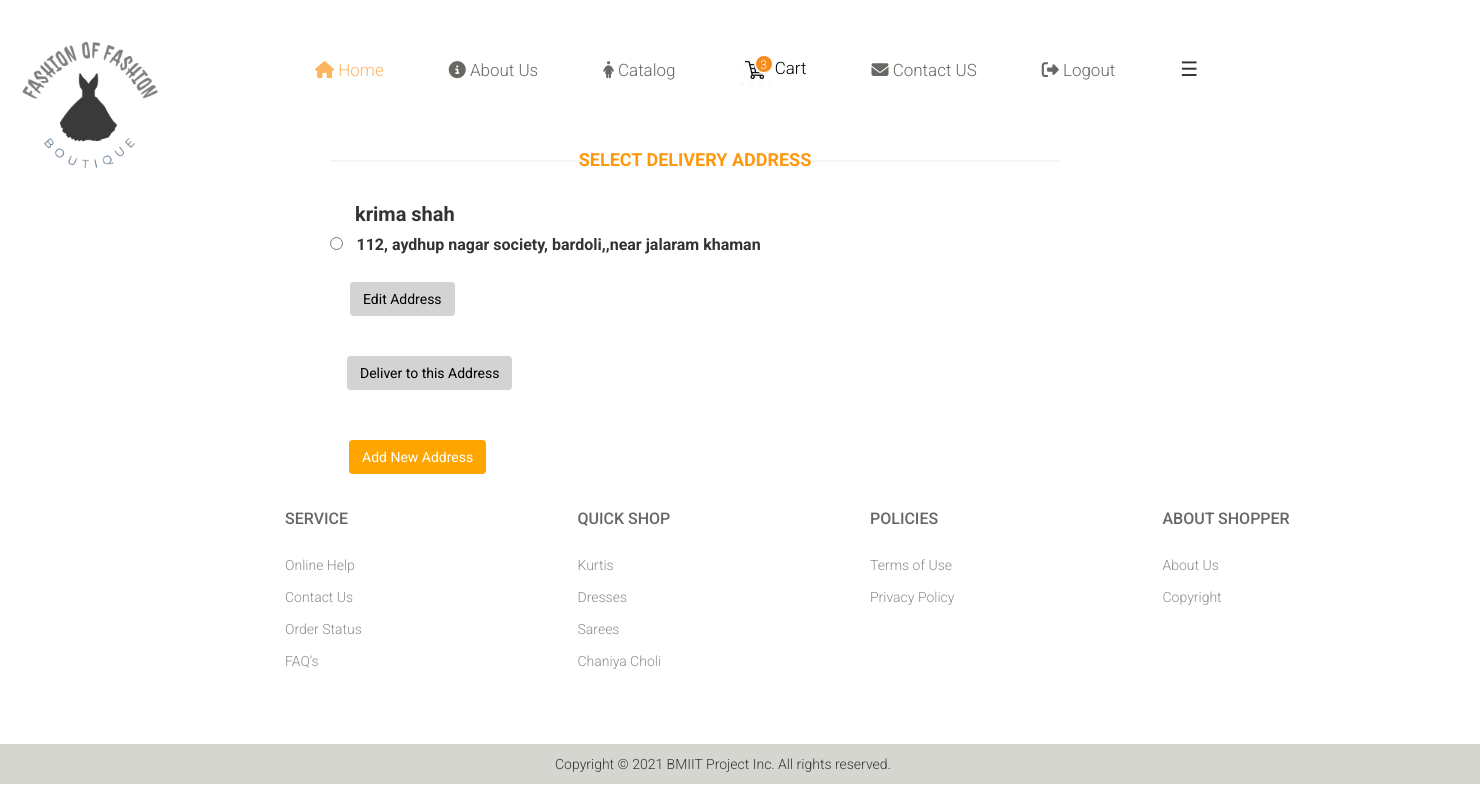
The page /OBMS/Boutique/placeOrder.php (signed in) on the database its author committed.
### tables this page shows
CREATE TABLE `tblcustomer` (
  `id` int(11) NOT NULL,
  `fname` varchar(20) NOT NULL,
  `lname` varchar(20) NOT NULL,
  `address` varchar(500) NOT NULL,
  `cityid` int(11) NOT NULL,
  `pincode` int(11) NOT NULL,
  `gender` varchar(6) NOT NULL,
  `dob` date NOT NULL,
  `contactno` char(10) NOT NULL,
  `emailid` varchar(30) NOT NULL,
  `password` char(8) NOT NULL,
  `status` varchar(20) NOT NULL,
  `userid` int(11) NOT NULL
);

CREATE TABLE `tblcustomerordermaster` (
  `no` int(11) NOT NULL,
  `Customerid` int(11) NOT NULL,
  `Full_Name` varchar(50) NOT NULL,
  `Mobile_Number` char(10) NOT NULL,
  `Shipping_address` varchar(250) NOT NULL,
  `Cityid` int(11) NOT NULL,
  `pincode` int(11) NOT NULL,
  `status` varchar(50) NOT NULL
);

### OBMS/Boutique/placeOrder.php (the view, shortened to what this page needs)
<?php include './connection.php'; ?>
<?php
    if(isset( $_SESSION["login_username"]))
        {
            $username=$_SESSION["login_username"];
            $sql="select id from tblcustomer where emailid='$username'";
            $res= mysqli_query($con, $sql);
            while($row = mysqli_fetch_row($res))
            {
                include './welcomeheader.php';
            }
        }
 else {include './header.php';}
    ob_start();?>
<!DOCTYPE html>
<html>
    <head>
        <link href="css/bootstrap.min.css" rel="stylesheet">
        <link href="css/main.css" rel="stylesheet">
    </head>
    <body>
        <form action="editDeliveryAddress.php" method="post">
       <div id="contact-page" class="container" style="margin-left: 300px">
            <div class="bg">
                <div class="col-sm-8">
                    <div class="contact-form">
                        <h2 class="title text-center">Select Delivery Address</h2>
                        <?php
                        if(isset( $_SESSION["login_username"]))
                        {
                            $username=$_SESSION["login_username"];
                            $sql="select id from tblcustomer where emailid='$username'";
                            $res= mysqli_query($con, $sql);
                            while($row = mysqli_fetch_row($res))
                            {
                                    $cusid=$row[0];
                                    $addsql="select * from tblcustomerordermaster where Customerid='$cusid'";
                                    $addres= mysqli_query($con, $addsql);
                                    while ($row1 = mysqli_fetch_array($addres))
                                    {
                                        $fname=$row1['Full_Name'];
                                        $deladdress=$row1['Shipping_address'];
                                        ?>
                                        <label style="font-size: 20px;margin-left: 25px;font-style:bold;margin-top: 0px"> <?php echo $fname; ?> </label> <br>
                                        <input type="radio" name="deladress" value="<?php echo $deladdress; ?>" style="margin-left: 0px;"/>
                                        <label style="font-size: 16px;margin-left: 10px"> <?php echo $deladdress; ?> </label>
                                        <br>
                                        <br>
                                        <input type="submit" name="editadd" value="Edit Address" class="btn btn-dager" style="background-color: lightgray;color: black;margin-left: 20px"/>
                                        <br> <br> <br>
                                        <?php
                                    }
                            }
                        }
                        ?>
                    </div>
                </div>
            </div>
        </div>
        </form>
        <a href="payIndex.php"  name="deladd"  class="btn btn-dager" style="background-color: lightgray;color: black;margin-left: 347px">Deliver to this Address</a>
        <div  style="margin-left: 349px;padding-top:50px">
            <a href="deliveryAddress.php" class="btn btn-prmary" style="background-color: orange;color: white">Add New Address</a>
        </div>
    </body>
</html>
<?php
    include './footer.php';
?>

### OBMS/Boutique/welcomeheader.php (shortened to what this page needs)
<?php include './connection.php';?>
<div class="header-bottom" >
    <div class="col-sm-12" style="height: 120px">
                <div class="mainmenu pull-left">
                    <ul class="nav navbar-nav collapse navbar-collapse">
                        <li><a href="#"><img src="images/logo.png" alt=""  height="150px" width="150px" style="margin-left: 0px;margin-top: 0px"/></a></li>
                        <li><a href="welcome.php" class="active"  style="padding-top: 30px;padding-left: 120px"><i class="fa fa-home"></i>  Home </a></li>
                        <li  style="padding-top: 30px;padding-left: 50px"><a href="aboutus.php"><i class="fa fa-info-circle"></i>  About Us</a></li>
                        <li class="dropdown" style="padding-top: 30px;padding-left: 50px">
                            <a href="#"><i class="fa fa-female"></i> Catalog</a>
                        </li>
                        <?php
                            if(isset( $_SESSION["login_username"]))
                            {
                                $username=$_SESSION["login_username"];
                                $sql2="select id from tblcustomer where emailid='$username'";
                                $res= mysqli_query($con, $sql2);
                                while($row = mysqli_fetch_row($res))
                                {
                                    $c_id=$row[0];
                                    $sql="select * from tblcart where Customerid='$c_id' and status='ACTIVE'";
                                    $sqlres= mysqli_query($con, $sql);
                                    while($row= mysqli_fetch_assoc($sqlres))
                                    {
                                        $cartid=$row['cart_id'];
                                        $sql1="select * from tblcarttransaction where cartid='$cartid' and status='ACTIVE'";
                                        $sqlres1= mysqli_query($con, $sql1);
                                        $row1= mysqli_num_rows($sqlres1);
                                        $cnt=$row1;
                                    }
                                }
                            }
                        ?>
                        <li  style="padding-top: 25px;padding-left: 50px">
                                <a href="addtoCart.php" style="color:#000;">
                                    <img src="images/carticon.jfif" height="30px" width="30px"/> Cart
                                    <span style="font-size: 12px;line-height: 14px;background: #F68B1E;padding: 2px; border: 2px solid #fff;border-radius: 50%;position: absolute;top: -1px;left: 13px;color: #fff;width: 20px;height: 20px;text-align: center;">
                                        <?php
                                            if($row1==0)
                                            {
                                                echo "0";
                                            }
                                            else
                                            {
                                                echo $cnt;
                                            }
                                        ?>
                                    </span>
                                </a>
                        </li>
                        <li  style="padding-top: 30px;padding-left: 50px"><a href="contactus.php"><i class="fa fa-envelope"></i>  Contact US </a></li>
                        <li  style="padding-top: 30px;padding-left: 50px"><a href="checkout.php"><i class="fa fa-sign-out"></i>  Logout </a></li>
                        <li style="padding-top: 25px;padding-left: 50px">
                            <span style="font-size:20px;cursor:pointer" onclick="openNav()">&#9776; </span>
                        </li>
                    </ul>
            </div>
         </div>
</div>

### OBMS/Boutique/css/main.css (style rules this page uses)
body { font-family: 'Roboto', sans-serif; position: relative; font-weight:400px; }
ul li { list-style: none; }
a { -webkit-transition: 300ms; -moz-transition: 300ms; -o-transition: 300ms; transition: 300ms; }
h1, h2, h3, h4, h5, h6 { font-family: 'Roboto', sans-serif; }
.header-bottom { padding-bottom: 30px; padding-top: 30px; }
.navbar-collapse.collapse { padding-left: 0; }
.mainmenu ul li { padding-right: 15px; padding-left: 15px; }
.mainmenu ul li:first-child { padding-left: 0px; }
.mainmenu ul li a { color: #696763; font-family: 'Roboto', sans-serif; font-size: 17px; font-weight: 300; padding: 0; padding-bottom: 10px; }
.mainmenu ul li a:hover, .mainmenu ul li a.active, .shop-menu ul li a.active { background:none; color:#fdb45e; }
.left-sidebar h2:after, h2.title:after { content: " "; position: absolute; border: 1px solid #f5f5f5; bottom:8px; left: 0; width: 100%; height: 0; z-index: -2; }
h2.title:before { content: " "; position: absolute; background: #fff; bottom: -6px; width: 220px; height: 30px; z-index: -1; left: 50%; margin-left: -110px; }
h2.title { color: #FE980F; font-family: 'Roboto', sans-serif; font-size: 18px; font-weight: 700; margin: 0 15px; text-transform: uppercase; margin-bottom: 30px; position: relative; }
.bg h2.title { margin-right:0; margin-left:0; margin-top: 0; }

### rows shown on the page
tblcustomer: cnt "3"
tblcustomerordermaster: Full_Name "krima shah", Shipping_address "112, aydhup nagar society, bardoli,,near jalaram khaman"
